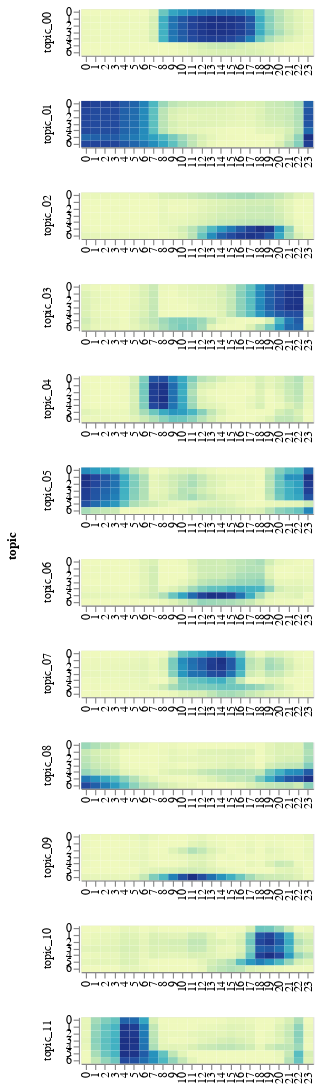

Notebook code cell kept with this figure:
### Markdown cell above
### topics for the sidebar

### Code cell
alt.Chart(df_topic)\
.mark_rect()\
.encode(
    alt.X('hour:O', axis=alt.Axis(title='')),
    alt.Y('day:O', axis=alt.Axis(title='')),
    color=alt.Color('score:Q', legend=None)
)\
.properties(width=200, height=40)\
.facet(row='topic:N')\
.resolve_scale(color='independent', x='independent')

### Figure 1 — Vega-Lite specification as saved in the notebook (floating-point values rounded to 4 significant figures; data arrays with more than 128 entries replaced by an {"elided": "..."} marker saying what was removed)
{"$schema": "https://vega.github.io/schema/vega-lite/v2.6.0.json", "config": {"view": {"height": 300, "width": 400}}, "data": {"name": "data-54d632e75a646d1510d25b56401b585b"}, "datasets": {"data-54d632e75a646d1510d25b56401b585b": {"elided": "2016 records"}}, "facet": {"row": {"field": "topic", "type": "nominal"}}, "resolve": {"scale": {"color": "independent", "x": "independent", "y": "shared"}}, "spec": {"encoding": {"color": {"field": "score", "legend": null, "type": "quantitative"}, "x": {"axis": {"title": ""}, "field": "hour", "type": "ordinal"}, "y": {"axis": {"title": ""}, "field": "day", "type": "ordinal"}}, "height": 40, "mark": "rect", "width": 200}}
